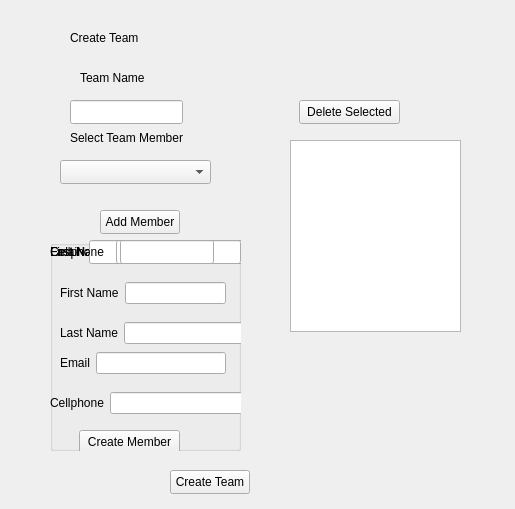
<?xml version="1.0" encoding="UTF-8"?>
<ui version="4.0">
 <class>CreateTeam</class>
 <widget class="QWidget" name="CreateTeam">
  <property name="geometry">
   <rect>
    <x>0</x>
    <y>0</y>
    <width>515</width>
    <height>509</height>
   </rect>
  </property>
  <property name="windowTitle">
   <string>Form</string>
  </property>
  <widget class="QLabel" name="label">
   <property name="geometry">
    <rect>
     <x>70</x>
     <y>30</y>
     <width>101</width>
     <height>16</height>
    </rect>
   </property>
   <property name="text">
    <string>Create Team</string>
   </property>
  </widget>
  <widget class="QLabel" name="label_2">
   <property name="geometry">
    <rect>
     <x>80</x>
     <y>70</y>
     <width>81</width>
     <height>16</height>
    </rect>
   </property>
   <property name="text">
    <string>Team Name</string>
   </property>
  </widget>
  <widget class="QLineEdit" name="TeamNamelineEdit">
   <property name="geometry">
    <rect>
     <x>70</x>
     <y>100</y>
     <width>113</width>
     <height>24</height>
    </rect>
   </property>
  </widget>
  <widget class="QLabel" name="label_3">
   <property name="geometry">
    <rect>
     <x>70</x>
     <y>130</y>
     <width>181</width>
     <height>16</height>
    </rect>
   </property>
   <property name="text">
    <string>Select Team Member</string>
   </property>
  </widget>
  <widget class="QComboBox" name="comboBox">
   <property name="geometry">
    <rect>
     <x>60</x>
     <y>160</y>
     <width>151</width>
     <height>24</height>
    </rect>
   </property>
  </widget>
  <widget class="QGroupBox" name="groupBox">
   <property name="geometry">
    <rect>
     <x>50</x>
     <y>240</y>
     <width>191</width>
     <height>211</height>
    </rect>
   </property>
   <property name="title">
    <string/>
   </property>
   <widget class="QLabel" name="label_4">
    <property name="geometry">
     <rect>
      <x>40</x>
      <y>0</y>
      <width>101</width>
      <height>16</height>
     </rect>
    </property>
    <property name="text">
     <string>Create Team</string>
    </property>
   </widget>
   <widget class="QPushButton" name="pushButton_2">
    <property name="geometry">
     <rect>
      <x>29</x>
      <y>190</y>
      <width>101</width>
      <height>24</height>
     </rect>
    </property>
    <property name="text">
     <string>Create Member</string>
    </property>
   </widget>
   <widget class="QLineEdit" name="lineEdit_5">
    <property name="geometry">
     <rect>
      <x>69</x>
      <y>0</y>
      <width>125</width>
      <height>24</height>
     </rect>
    </property>
   </widget>
   <widget class="QLabel" name="label_9">
    <property name="geometry">
     <rect>
      <x>0</x>
      <y>0</y>
      <width>63</width>
      <height>24</height>
     </rect>
    </property>
    <property name="text">
     <string>Last Name</string>
    </property>
    <property name="buddy">
     <cstring>lineEdit_2</cstring>
    </property>
   </widget>
   <widget class="QLabel" name="label_10">
    <property name="geometry">
     <rect>
      <x>0</x>
      <y>0</y>
      <width>64</width>
      <height>24</height>
     </rect>
    </property>
    <property name="text">
     <string>First Name</string>
    </property>
    <property name="buddy">
     <cstring>lineEdit</cstring>
    </property>
   </widget>
   <widget class="QLineEdit" name="lineEdit_6">
    <property name="geometry">
     <rect>
      <x>39</x>
      <y>0</y>
      <width>125</width>
      <height>24</height>
     </rect>
    </property>
   </widget>
   <widget class="QLabel" name="label_11">
    <property name="geometry">
     <rect>
      <x>0</x>
      <y>0</y>
      <width>33</width>
      <height>24</height>
     </rect>
    </property>
    <property name="text">
     <string>Email</string>
    </property>
    <property name="buddy">
     <cstring>lineEdit_3</cstring>
    </property>
   </widget>
   <widget class="QLineEdit" name="lineEdit_7">
    <property name="geometry">
     <rect>
      <x>66</x>
      <y>0</y>
      <width>125</width>
      <height>24</height>
     </rect>
    </property>
   </widget>
   <widget class="QLineEdit" name="lineEdit_8">
    <property name="geometry">
     <rect>
      <x>70</x>
      <y>0</y>
      <width>94</width>
      <height>24</height>
     </rect>
    </property>
   </widget>
   <widget class="QLabel" name="label_12">
    <property name="geometry">
     <rect>
      <x>0</x>
      <y>0</y>
      <width>60</width>
      <height>24</height>
     </rect>
    </property>
    <property name="text">
     <string>Cellphone</string>
    </property>
    <property name="buddy">
     <cstring>lineEdit_4</cstring>
    </property>
   </widget>
   <widget class="QWidget" name="">
    <property name="geometry">
     <rect>
      <x>10</x>
      <y>40</y>
      <width>166</width>
      <height>26</height>
     </rect>
    </property>
    <layout class="QGridLayout" name="gridLayout">
     <item row="0" column="0">
      <widget class="QLabel" name="label_5">
       <property name="text">
        <string>First Name</string>
       </property>
       <property name="buddy">
        <cstring>lineEdit</cstring>
       </property>
      </widget>
     </item>
     <item row="0" column="1">
      <widget class="QLineEdit" name="lineEdit"/>
     </item>
    </layout>
   </widget>
   <widget class="QWidget" name="">
    <property name="geometry">
     <rect>
      <x>10</x>
      <y>80</y>
      <width>196</width>
      <height>26</height>
     </rect>
    </property>
    <layout class="QGridLayout" name="gridLayout_2">
     <item row="0" column="0">
      <widget class="QLabel" name="label_6">
       <property name="text">
        <string>Last Name</string>
       </property>
       <property name="buddy">
        <cstring>lineEdit_2</cstring>
       </property>
      </widget>
     </item>
     <item row="0" column="1">
      <widget class="QLineEdit" name="lineEdit_2"/>
     </item>
    </layout>
   </widget>
   <widget class="QWidget" name="">
    <property name="geometry">
     <rect>
      <x>0</x>
      <y>150</y>
      <width>193</width>
      <height>26</height>
     </rect>
    </property>
    <layout class="QGridLayout" name="gridLayout_3">
     <item row="0" column="0">
      <widget class="QLabel" name="label_8">
       <property name="text">
        <string>Cellphone</string>
       </property>
       <property name="buddy">
        <cstring>lineEdit_4</cstring>
       </property>
      </widget>
     </item>
     <item row="0" column="1">
      <widget class="QLineEdit" name="lineEdit_4"/>
     </item>
    </layout>
   </widget>
   <widget class="QWidget" name="">
    <property name="geometry">
     <rect>
      <x>10</x>
      <y>110</y>
      <width>166</width>
      <height>26</height>
     </rect>
    </property>
    <layout class="QGridLayout" name="gridLayout_4">
     <item row="0" column="0">
      <widget class="QLabel" name="label_7">
       <property name="text">
        <string>Email</string>
       </property>
       <property name="buddy">
        <cstring>lineEdit_3</cstring>
       </property>
      </widget>
     </item>
     <item row="0" column="1">
      <widget class="QLineEdit" name="lineEdit_3"/>
     </item>
    </layout>
   </widget>
  </widget>
  <widget class="QPushButton" name="pushButton">
   <property name="geometry">
    <rect>
     <x>100</x>
     <y>210</y>
     <width>80</width>
     <height>24</height>
    </rect>
   </property>
   <property name="text">
    <string>Add Member</string>
   </property>
  </widget>
  <widget class="QPushButton" name="pushButton_3">
   <property name="geometry">
    <rect>
     <x>170</x>
     <y>470</y>
     <width>80</width>
     <height>24</height>
    </rect>
   </property>
   <property name="text">
    <string>Create Team</string>
   </property>
  </widget>
  <widget class="QListView" name="TeamlistView">
   <property name="geometry">
    <rect>
     <x>290</x>
     <y>140</y>
     <width>171</width>
     <height>192</height>
    </rect>
   </property>
  </widget>
  <widget class="QPushButton" name="pushButton_4">
   <property name="geometry">
    <rect>
     <x>299</x>
     <y>100</y>
     <width>101</width>
     <height>24</height>
    </rect>
   </property>
   <property name="text">
    <string>Delete Selected</string>
   </property>
  </widget>
 </widget>
 <resources/>
 <connections/>
</ui>
